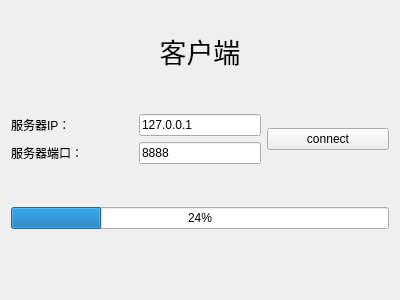
<?xml version="1.0" encoding="UTF-8"?>
<ui version="4.0">
 <class>ClientWidget</class>
 <widget class="QWidget" name="ClientWidget">
  <property name="geometry">
   <rect>
    <x>0</x>
    <y>0</y>
    <width>400</width>
    <height>300</height>
   </rect>
  </property>
  <property name="windowTitle">
   <string>Form</string>
  </property>
  <layout class="QGridLayout" name="gridLayout">
   <item row="7" column="1">
    <spacer name="verticalSpacer_2">
     <property name="orientation">
      <enum>Qt::Vertical</enum>
     </property>
     <property name="sizeHint" stdset="0">
      <size>
       <width>20</width>
       <height>63</height>
      </size>
     </property>
    </spacer>
   </item>
   <item row="4" column="0">
    <widget class="QLabel" name="label_2">
     <property name="text">
      <string>服务器端口：</string>
     </property>
    </widget>
   </item>
   <item row="4" column="1">
    <widget class="QLineEdit" name="lineEditPort">
     <property name="text">
      <string>8888</string>
     </property>
    </widget>
   </item>
   <item row="3" column="2" rowspan="2">
    <widget class="QPushButton" name="buttonConnect">
     <property name="text">
      <string>connect</string>
     </property>
    </widget>
   </item>
   <item row="2" column="1">
    <spacer name="verticalSpacer_3">
     <property name="orientation">
      <enum>Qt::Vertical</enum>
     </property>
     <property name="sizeHint" stdset="0">
      <size>
       <width>20</width>
       <height>40</height>
      </size>
     </property>
    </spacer>
   </item>
   <item row="1" column="1">
    <widget class="QLabel" name="label_3">
     <property name="font">
      <font>
       <family>X-文清手迹（非商用）</family>
       <pointsize>20</pointsize>
      </font>
     </property>
     <property name="text">
      <string>客户端</string>
     </property>
     <property name="alignment">
      <set>Qt::AlignCenter</set>
     </property>
    </widget>
   </item>
   <item row="1" column="2">
    <spacer name="horizontalSpacer">
     <property name="orientation">
      <enum>Qt::Horizontal</enum>
     </property>
     <property name="sizeHint" stdset="0">
      <size>
       <width>102</width>
       <height>38</height>
      </size>
     </property>
    </spacer>
   </item>
   <item row="0" column="1">
    <spacer name="verticalSpacer">
     <property name="orientation">
      <enum>Qt::Vertical</enum>
     </property>
     <property name="sizeHint" stdset="0">
      <size>
       <width>20</width>
       <height>23</height>
      </size>
     </property>
    </spacer>
   </item>
   <item row="3" column="0">
    <widget class="QLabel" name="label">
     <property name="text">
      <string>服务器IP：</string>
     </property>
    </widget>
   </item>
   <item row="6" column="0" colspan="3">
    <widget class="QProgressBar" name="progressBar">
     <property name="value">
      <number>24</number>
     </property>
    </widget>
   </item>
   <item row="1" column="0">
    <spacer name="horizontalSpacer_2">
     <property name="orientation">
      <enum>Qt::Horizontal</enum>
     </property>
     <property name="sizeHint" stdset="0">
      <size>
       <width>91</width>
       <height>20</height>
      </size>
     </property>
    </spacer>
   </item>
   <item row="3" column="1">
    <widget class="QLineEdit" name="lineEditIP">
     <property name="text">
      <string>127.0.0.1</string>
     </property>
    </widget>
   </item>
   <item row="5" column="0">
    <spacer name="verticalSpacer_4">
     <property name="orientation">
      <enum>Qt::Vertical</enum>
     </property>
     <property name="sizeHint" stdset="0">
      <size>
       <width>20</width>
       <height>40</height>
      </size>
     </property>
    </spacer>
   </item>
  </layout>
 </widget>
 <resources/>
 <connections/>
</ui>
